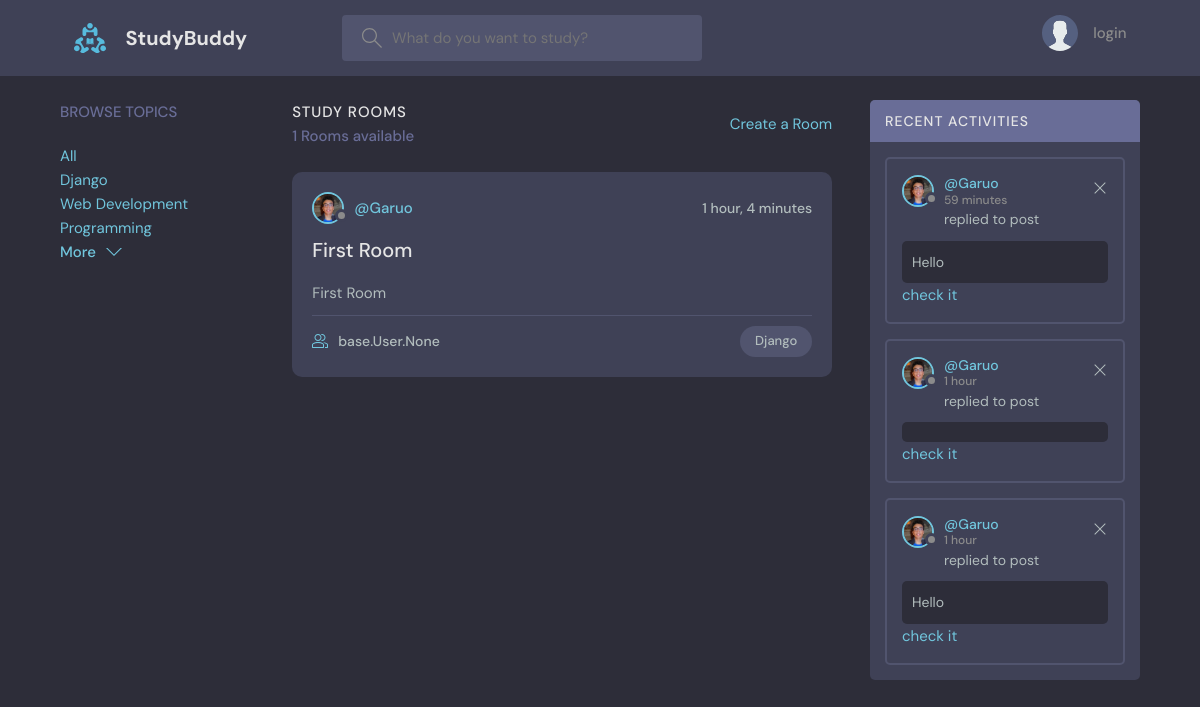
The page / on the database its author committed.
### base/models.py (models this page shows, shortened)
class Topic(models.Model):
    name = models.CharField(max_length=200)
    def __str__(self):
        return self.name

class Room(models.Model):
    host = models.ForeignKey(User, on_delete=models.SET_NULL,null=True)
    topic = models.ForeignKey(Topic,on_delete=models.SET_NULL,null=True)
    name = models.CharField(max_length=200)
    description = models.TextField(null=True,blank=True)
    participants = models.ManyToManyField(User, related_name="participants",blank="true") # we use related name cause we have already a relation which involves User
    update = models.DateTimeField(auto_now=True)
    created = models.DateTimeField(auto_now_add = True)
    class Meta:
        ordering = ["-created","-update"]

class User(AbstractUser):
    name = models.CharField(max_length=200, null=True)
    email = models.EmailField(unique=True, null=True)
    bio = models.TextField(null=True)
    username = models.CharField(unique=True,max_length=200)
    avatar = models.ImageField(null=True, default="avatar.svg")
    REQUIRED_FIELDS = []

class Message(models.Model):
    user = models.ForeignKey(User,on_delete=models.CASCADE)
    room = models.ForeignKey(Room,on_delete=models.CASCADE)
    body = models.TextField()
    room_topic = models.ForeignKey(Topic,on_delete=models.SET_NULL,null=True)
    updated = models.DateTimeField(auto_now=True)
    created = models.DateTimeField(auto_now_add = True)
    def __str__ (self):
        return self.body[0:50]
    class Meta:
        ordering = ["-created","-updated"]

### base/views.py (the view)
# urls.py: path("",views.home_page,name="home"),
def home_page(request):
    q = request.GET.get('q')
    if q != None:
        rooms = Room.objects.filter(
            Q(topic__name__icontains=q ) |
            Q(name__icontains=q) |
            Q(description__icontains=q)
               )
        messages=Message.objects.filter(Q(room_topic__name__icontains=q))
    else:
        rooms = Room.objects.all()
        messages = Message.objects.all()[:]
    topics = Topic.objects.all()[0:3]
    context = {"rooms":rooms,"topics":topics,"size":rooms.count(),"room_messages":messages}
    return render(request,"base/home.html",context)

### base/templates/base/home.html
{%extends 'main.html'%} {%block content%}
<main class="layout layout--3">
  <div class="container">
    <div>{%include 'base/topics_component.html'%}</div>
    <div>{%include 'base/feed_component.html'%}</div>
    <div>{%include 'base/activity_component.html'%}</div>
  </div>
</main>
{%endblock%}

### base/templates/base/topics_component.html (shortened to what this page needs)
<div class="topics">
  <div class="topics__header">
    <h2>Browse Topics</h2>
  </div>
  <a href="{%url 'home'%}">All</a>
  <ul class="topics__list">
    {% for topic in topics %}
    <div>
      <a href="{%url 'home' %}?q={{topic.name}}">{{topic.name}}</a>
    </div>
    {% endfor %}
  </ul>
  <a class="btn btn--link" href="{%url 'all_topics'%}">
    More
    <svg
      version="1.1"
      xmlns="http://www.w3.org/2000/svg"
      width="32"
      height="32"
      viewBox="0 0 32 32"
    >
      <title>chevron-down</title>
      <path d="M16 21l-13-13h-3l16 16 16-16h-3l-13 13z"></path>
    </svg>
  </a>
</div>

### base/templates/base/feed_component.html (shortened to what this page needs)
<div class="roomList">
  <div class="roomList__header">
    <div>
      <h2>Study Rooms</h2>
      <p>{{size}} Rooms available</p>
    </div>
    <a href="{% url 'create_room' %}"> Create a Room </a>
  </div>
{% for room in rooms %}
  <div>
    <div class="roomListRoom">
      <div class="roomListRoom__header">
        <a href="{%url 'profile' room.host.id %}" class="roomListRoom__author">
          <div class="avatar avatar--small">
            <img src="{{room.host.avatar.url}}" />
          </div>
          <span>@{{room.host.username}}</span>
        </a>
        <div class="roomListRoom__actions">
          <span>{{room.created|timesince}}</span>
        </div>
      </div>
      <div class="roomListRoom__content">
        <a href="{% url 'room' room.id %}">{{room.name}}</a>
        <p>{{room.description}}</p>
      </div>
      <div class="roomListRoom__meta">
        <a href="{% url 'room' room.id %}" class="roomListRoom__joined">
          {{room.participants}}
        </a>
        <p class="roomListRoom__topic">{{room.topic}}</p>
      </div>
    </div>
  </div>
  {% endfor %}
</div>

### base/templates/base/activity_component.html (shortened to what this page needs)
<div class="activities">
  <div class="activities__header">
    <h2>Recent Activities</h2>
  </div>
 {%for message in room_messages%}
 <div class="activities__box">
    <div class="activities__boxHeader roomListRoom__header">
      <a href="{%url 'profile' message.user.id %}" class="roomListRoom__author">
        <div class="avatar avatar--small">
          <img src="{{message.user.avatar.url}}" />
        </div>
        <p>
          @{{message.user.username}}
          <span>{{message.created|timesince}}</span>
        </p>
      </a>
      <div class="roomListRoom__actions">
        <a href="#">
          <svg
            version="1.1"
            xmlns="http://www.w3.org/2000/svg"
            width="32"
            height="32"
            viewBox="0 0 32 32"
          >
            <title>remove</title>
            <path
              d="M27.314 6.019l-1.333-1.333-9.98 9.981-9.981-9.981-1.333 1.333 9.981 9.981-9.981 9.98 1.333 1.333 9.981-9.98 9.98 9.98 1.333-1.333-9.98-9.98 9.98-9.981z"
            ></path>
          </svg>
        </a>
      </div>
    </div>
    <div class="activities__boxContent">
      <p>
        replied to post
      <div class="activities__boxRoomContent">{{message}}</div>
    </div>
       <div>
            <a href="{%url 'room' message.room.id%}"> check it </a>
      </div>
  </div>
 {%endfor%}
</div>

### rows shown on the page
Topic: name "Django"
Topic: name "Web Development"
Topic: name "Programming"
Room: host.avatar (picture), host.username "Garuo", created "1 hour, 4 minutes", name "First Room", description "First Room", participants "base.User.None", topic "Django"
Message: user.avatar (picture), user.username "Garuo", created "59 minutes", body "Hello"
Message: user.avatar (picture), user.username "Garuo", created "1 hour"
Message: user.avatar (picture), user.username "Garuo", created "1 hour", body "Hello"

### other values the page prints
{{ size }} "1"
